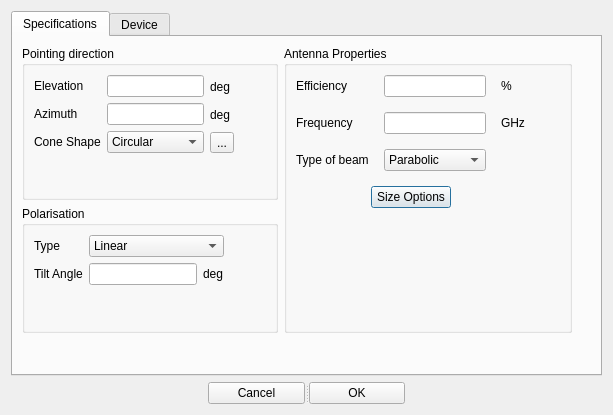
<?xml version="1.0" encoding="UTF-8"?>
<ui version="4.0">
 <class>MainCoverageGUI</class>
 <widget class="QDialog" name="MainCoverageGUI">
  <property name="geometry">
   <rect>
    <x>0</x>
    <y>0</y>
    <width>613</width>
    <height>415</height>
   </rect>
  </property>
  <property name="windowTitle">
   <string>Antenna Participant Properties</string>
  </property>
  <layout class="QVBoxLayout" name="verticalLayout_73">
   <item>
    <layout class="QVBoxLayout" name="verticalLayout_37">
     <item>
      <widget class="QTabWidget" name="tabWidget_2">
       <property name="currentIndex">
        <number>0</number>
       </property>
       <widget class="QWidget" name="SpecificationsTab">
        <attribute name="title">
         <string>Specifications</string>
        </attribute>
        <layout class="QVBoxLayout" name="verticalLayout_38">
         <item>
          <layout class="QHBoxLayout" name="horizontalLayout_21">
           <item>
            <layout class="QVBoxLayout" name="verticalLayout_39">
             <item>
              <layout class="QHBoxLayout" name="horizontalLayout_22">
               <item>
                <layout class="QVBoxLayout" name="verticalLayout_40">
                 <item>
                  <widget class="QGroupBox" name="PointingGroupBox_2">
                   <property name="title">
                    <string>Pointing direction</string>
                   </property>
                   <layout class="QVBoxLayout" name="verticalLayout_41">
                    <item>
                     <layout class="QVBoxLayout" name="verticalLayout_42">
                      <item>
                       <layout class="QHBoxLayout" name="horizontalLayout_23">
                        <item>
                         <layout class="QHBoxLayout" name="horizontalLayout_24">
                          <item>
                           <layout class="QVBoxLayout" name="verticalLayout_43">
                            <item>
                             <widget class="QLabel" name="ElevationLabel">
                              <property name="text">
                               <string>Elevation</string>
                              </property>
                             </widget>
                            </item>
                            <item>
                             <widget class="QLabel" name="AzimuthLabel">
                              <property name="text">
                               <string>Azimuth</string>
                              </property>
                             </widget>
                            </item>
                            <item>
                             <widget class="QLabel" name="ConeShapeLabel">
                              <property name="text">
                               <string>Cone Shape</string>
                              </property>
                             </widget>
                            </item>
                           </layout>
                          </item>
                          <item>
                           <layout class="QVBoxLayout" name="verticalLayout_44">
                            <property name="spacing">
                             <number>6</number>
                            </property>
                            <item>
                             <widget class="QLineEdit" name="ElLineEdit">
                              <property name="maximumSize">
                               <size>
                                <width>100</width>
                                <height>26</height>
                               </size>
                              </property>
                             </widget>
                            </item>
                            <item>
                             <widget class="QLineEdit" name="AzLineEdit">
                              <property name="maximumSize">
                               <size>
                                <width>100</width>
                                <height>26</height>
                               </size>
                              </property>
                             </widget>
                            </item>
                            <item>
                             <widget class="QComboBox" name="ConeShapeComboBox">
                              <property name="maximumSize">
                               <size>
                                <width>120</width>
                                <height>30</height>
                               </size>
                              </property>
                              <item>
                               <property name="text">
                                <string>Circular</string>
                               </property>
                              </item>
                              <item>
                               <property name="text">
                                <string>Oval</string>
                               </property>
                              </item>
                              <item>
                               <property name="text">
                                <string>Rectangular</string>
                               </property>
                              </item>
                              <item>
                               <property name="text">
                                <string>SAR</string>
                               </property>
                              </item>
                             </widget>
                            </item>
                           </layout>
                          </item>
                          <item>
                           <layout class="QVBoxLayout" name="verticalLayout_45">
                            <item>
                             <widget class="QLabel" name="DegElLabel">
                              <property name="text">
                               <string>deg</string>
                              </property>
                             </widget>
                            </item>
                            <item>
                             <widget class="QLabel" name="DegAzLable">
                              <property name="text">
                               <string>deg</string>
                              </property>
                             </widget>
                            </item>
                            <item>
                             <widget class="QToolButton" name="ConeShapeToolButton">
                              <property name="text">
                               <string>...</string>
                              </property>
                             </widget>
                            </item>
                           </layout>
                          </item>
                         </layout>
                        </item>
                        <item>
                         <spacer name="horizontalSpacer_14">
                          <property name="orientation">
                           <enum>Qt::Horizontal</enum>
                          </property>
                          <property name="sizeHint" stdset="0">
                           <size>
                            <width>40</width>
                            <height>20</height>
                           </size>
                          </property>
                         </spacer>
                        </item>
                       </layout>
                      </item>
                     </layout>
                    </item>
                    <item>
                     <spacer name="verticalSpacer_11">
                      <property name="orientation">
                       <enum>Qt::Vertical</enum>
                      </property>
                      <property name="sizeHint" stdset="0">
                       <size>
                        <width>20</width>
                        <height>40</height>
                       </size>
                      </property>
                     </spacer>
                    </item>
                   </layout>
                  </widget>
                 </item>
                 <item>
                  <widget class="QGroupBox" name="PolarisationGroupBox">
                   <property name="title">
                    <string>Polarisation</string>
                   </property>
                   <layout class="QVBoxLayout" name="verticalLayout_46">
                    <item>
                     <layout class="QVBoxLayout" name="verticalLayout_47">
                      <item>
                       <layout class="QHBoxLayout" name="horizontalLayout_25">
                        <item>
                         <layout class="QHBoxLayout" name="horizontalLayout_26">
                          <item>
                           <layout class="QVBoxLayout" name="verticalLayout_48">
                            <item>
                             <widget class="QLabel" name="TypePolLabel">
                              <property name="text">
                               <string>Type</string>
                              </property>
                             </widget>
                            </item>
                            <item>
                             <widget class="QLabel" name="TiltLabel">
                              <property name="text">
                               <string>Tilt Angle</string>
                              </property>
                             </widget>
                            </item>
                           </layout>
                          </item>
                          <item>
                           <layout class="QVBoxLayout" name="verticalLayout_49">
                            <item>
                             <widget class="QComboBox" name="PolarisationComboBox">
                              <item>
                               <property name="text">
                                <string>Linear</string>
                               </property>
                              </item>
                              <item>
                               <property name="text">
                                <string>Right Circular</string>
                               </property>
                              </item>
                              <item>
                               <property name="text">
                                <string>Left Circular</string>
                               </property>
                              </item>
                             </widget>
                            </item>
                            <item>
                             <layout class="QHBoxLayout" name="horizontalLayout_27">
                              <item>
                               <widget class="QLineEdit" name="TiltLineEdit">
                                <property name="text">
                                 <string/>
                                </property>
                               </widget>
                              </item>
                              <item>
                               <widget class="QLabel" name="DegTiltLabel">
                                <property name="text">
                                 <string>deg</string>
                                </property>
                               </widget>
                              </item>
                             </layout>
                            </item>
                           </layout>
                          </item>
                         </layout>
                        </item>
                        <item>
                         <spacer name="horizontalSpacer_16">
                          <property name="orientation">
                           <enum>Qt::Horizontal</enum>
                          </property>
                          <property name="sizeHint" stdset="0">
                           <size>
                            <width>40</width>
                            <height>20</height>
                           </size>
                          </property>
                         </spacer>
                        </item>
                       </layout>
                      </item>
                      <item>
                       <spacer name="verticalSpacer_12">
                        <property name="orientation">
                         <enum>Qt::Vertical</enum>
                        </property>
                        <property name="sizeHint" stdset="0">
                         <size>
                          <width>20</width>
                          <height>40</height>
                         </size>
                        </property>
                       </spacer>
                      </item>
                     </layout>
                    </item>
                   </layout>
                  </widget>
                 </item>
                </layout>
               </item>
               <item>
                <widget class="QGroupBox" name="AntennaPropGroupBox">
                 <property name="title">
                  <string>Antenna Properties</string>
                 </property>
                 <layout class="QHBoxLayout" name="horizontalLayout_28">
                  <item>
                   <layout class="QVBoxLayout" name="verticalLayout_50">
                    <property name="spacing">
                     <number>6</number>
                    </property>
                    <item>
                     <layout class="QHBoxLayout" name="horizontalLayout_29">
                      <property name="spacing">
                       <number>6</number>
                      </property>
                      <item>
                       <layout class="QVBoxLayout" name="verticalLayout_51">
                        <property name="spacing">
                         <number>15</number>
                        </property>
                        <item>
                         <layout class="QHBoxLayout" name="horizontalLayout_30">
                          <item>
                           <layout class="QVBoxLayout" name="verticalLayout_52">
                            <item>
                             <widget class="QLabel" name="EfficiencyLabel">
                              <property name="text">
                               <string>Efficiency </string>
                              </property>
                             </widget>
                            </item>
                            <item>
                             <widget class="QLabel" name="FrequencyLabel">
                              <property name="text">
                               <string>Frequency</string>
                              </property>
                             </widget>
                            </item>
                            <item>
                             <widget class="QLabel" name="TypeBeamLabel">
                              <property name="text">
                               <string>Type of beam</string>
                              </property>
                             </widget>
                            </item>
                           </layout>
                          </item>
                          <item>
                           <layout class="QVBoxLayout" name="verticalLayout_53">
                            <item>
                             <widget class="QLineEdit" name="EfficiencyLineEdit"/>
                            </item>
                            <item>
                             <widget class="QLineEdit" name="FrequencyLineEdit"/>
                            </item>
                            <item>
                             <widget class="QComboBox" name="TypeBeamComboBox">
                              <item>
                               <property name="text">
                                <string>Parabolic</string>
                               </property>
                              </item>
                              <item>
                               <property name="text">
                                <string>Gaussian</string>
                               </property>
                              </item>
                             </widget>
                            </item>
                           </layout>
                          </item>
                          <item>
                           <layout class="QVBoxLayout" name="verticalLayout_54">
                            <item>
                             <widget class="QLabel" name="PercentageLabel">
                              <property name="text">
                               <string>%</string>
                              </property>
                             </widget>
                            </item>
                            <item>
                             <widget class="QLabel" name="GHzFreqLabel">
                              <property name="text">
                               <string>GHz</string>
                              </property>
                             </widget>
                            </item>
                            <item>
                             <widget class="QWidget" name="widget_4" native="true"/>
                            </item>
                           </layout>
                          </item>
                         </layout>
                        </item>
                        <item>
                         <layout class="QHBoxLayout" name="horizontalLayout_31">
                          <item>
                           <spacer name="horizontalSpacer_17">
                            <property name="orientation">
                             <enum>Qt::Horizontal</enum>
                            </property>
                            <property name="sizeHint" stdset="0">
                             <size>
                              <width>40</width>
                              <height>20</height>
                             </size>
                            </property>
                           </spacer>
                          </item>
                          <item>
                           <widget class="QPushButton" name="SizeOptionsButton">
                            <property name="text">
                             <string>Size Options</string>
                            </property>
                            <property name="checkable">
                             <bool>false</bool>
                            </property>
                            <property name="checked">
                             <bool>false</bool>
                            </property>
                           </widget>
                          </item>
                          <item>
                           <spacer name="horizontalSpacer_18">
                            <property name="orientation">
                             <enum>Qt::Horizontal</enum>
                            </property>
                            <property name="sizeHint" stdset="0">
                             <size>
                              <width>40</width>
                              <height>20</height>
                             </size>
                            </property>
                           </spacer>
                          </item>
                         </layout>
                        </item>
                       </layout>
                      </item>
                      <item>
                       <spacer name="horizontalSpacer_19">
                        <property name="orientation">
                         <enum>Qt::Horizontal</enum>
                        </property>
                        <property name="sizeHint" stdset="0">
                         <size>
                          <width>40</width>
                          <height>20</height>
                         </size>
                        </property>
                       </spacer>
                      </item>
                     </layout>
                    </item>
                    <item>
                     <spacer name="verticalSpacer_13">
                      <property name="orientation">
                       <enum>Qt::Vertical</enum>
                      </property>
                      <property name="sizeHint" stdset="0">
                       <size>
                        <width>20</width>
                        <height>40</height>
                       </size>
                      </property>
                     </spacer>
                    </item>
                   </layout>
                  </item>
                 </layout>
                </widget>
               </item>
              </layout>
             </item>
             <item>
              <spacer name="verticalSpacer_14">
               <property name="orientation">
                <enum>Qt::Vertical</enum>
               </property>
               <property name="sizeHint" stdset="0">
                <size>
                 <width>20</width>
                 <height>40</height>
                </size>
               </property>
              </spacer>
             </item>
            </layout>
           </item>
           <item>
            <spacer name="horizontalSpacer_20">
             <property name="orientation">
              <enum>Qt::Horizontal</enum>
             </property>
             <property name="sizeHint" stdset="0">
              <size>
               <width>40</width>
               <height>20</height>
              </size>
             </property>
            </spacer>
           </item>
          </layout>
         </item>
        </layout>
       </widget>
       <widget class="QWidget" name="DeviceTab">
        <attribute name="title">
         <string>Device</string>
        </attribute>
        <layout class="QVBoxLayout" name="verticalLayout_55">
         <item>
          <layout class="QHBoxLayout" name="horizontalLayout_32">
           <item>
            <widget class="QGroupBox" name="Transmitter">
             <property name="title">
              <string>Transmitter</string>
             </property>
             <property name="checkable">
              <bool>true</bool>
             </property>
             <property name="checked">
              <bool>false</bool>
             </property>
             <layout class="QVBoxLayout" name="verticalLayout_56">
              <item>
               <layout class="QVBoxLayout" name="verticalLayout_57">
                <item>
                 <layout class="QVBoxLayout" name="verticalLayout_58">
                  <item>
                   <layout class="QHBoxLayout" name="horizontalLayout_33">
                    <item>
                     <spacer name="horizontalSpacer_21">
                      <property name="orientation">
                       <enum>Qt::Horizontal</enum>
                      </property>
                      <property name="sizeHint" stdset="0">
                       <size>
                        <width>40</width>
                        <height>20</height>
                       </size>
                      </property>
                     </spacer>
                    </item>
                    <item>
                     <layout class="QHBoxLayout" name="horizontalLayout_34">
                      <item>
                       <layout class="QVBoxLayout" name="verticalLayout_59">
                        <item>
                         <widget class="QLabel" name="PowerLabel">
                          <property name="text">
                           <string>Power</string>
                          </property>
                         </widget>
                        </item>
                        <item>
                         <widget class="QLabel" name="TxFeederLossLabel">
                          <property name="text">
                           <string>Feeder Loss</string>
                          </property>
                         </widget>
                        </item>
                        <item>
                         <widget class="QLabel" name="TxDepointingLossLabel">
                          <property name="text">
                           <string>Depointing Loss</string>
                          </property>
                         </widget>
                        </item>
                       </layout>
                      </item>
                      <item>
                       <layout class="QVBoxLayout" name="verticalLayout_60">
                        <item>
                         <widget class="QLineEdit" name="PowerLineEdit">
                          <property name="minimumSize">
                           <size>
                            <width>0</width>
                            <height>0</height>
                           </size>
                          </property>
                         </widget>
                        </item>
                        <item>
                         <widget class="QLineEdit" name="TxFeederLossLineEdit"/>
                        </item>
                        <item>
                         <widget class="QLineEdit" name="TxDepointingLossLineEdit"/>
                        </item>
                       </layout>
                      </item>
                      <item>
                       <layout class="QVBoxLayout" name="verticalLayout_61">
                        <item>
                         <widget class="QLabel" name="WattLabel">
                          <property name="text">
                           <string>W</string>
                          </property>
                         </widget>
                        </item>
                        <item>
                         <widget class="QLabel" name="DbTxFeederLabel">
                          <property name="text">
                           <string>dB</string>
                          </property>
                         </widget>
                        </item>
                        <item>
                         <widget class="QLabel" name="DbTxDepointingLabel">
                          <property name="text">
                           <string>dB</string>
                          </property>
                         </widget>
                        </item>
                       </layout>
                      </item>
                     </layout>
                    </item>
                    <item>
                     <spacer name="horizontalSpacer_22">
                      <property name="orientation">
                       <enum>Qt::Horizontal</enum>
                      </property>
                      <property name="sizeHint" stdset="0">
                       <size>
                        <width>40</width>
                        <height>20</height>
                       </size>
                      </property>
                     </spacer>
                    </item>
                   </layout>
                  </item>
                  <item>
                   <spacer name="verticalSpacer_15">
                    <property name="orientation">
                     <enum>Qt::Vertical</enum>
                    </property>
                    <property name="sizeHint" stdset="0">
                     <size>
                      <width>20</width>
                      <height>40</height>
                     </size>
                    </property>
                   </spacer>
                  </item>
                  <item>
                   <layout class="QVBoxLayout" name="verticalLayout_62">
                    <item>
                     <layout class="QHBoxLayout" name="horizontalLayout_35">
                      <item>
                       <spacer name="horizontalSpacer_23">
                        <property name="orientation">
                         <enum>Qt::Horizontal</enum>
                        </property>
                        <property name="sizeHint" stdset="0">
                         <size>
                          <width>40</width>
                          <height>20</height>
                         </size>
                        </property>
                       </spacer>
                      </item>
                      <item>
                       <widget class="QGroupBox" name="ModulationGroupBox">
                        <property name="title">
                         <string>Modulation</string>
                        </property>
                        <layout class="QVBoxLayout" name="verticalLayout_63">
                         <item>
                          <layout class="QVBoxLayout" name="verticalLayout_64">
                           <item>
                            <layout class="QHBoxLayout" name="horizontalLayout_36">
                             <item>
                              <spacer name="horizontalSpacer_24">
                               <property name="orientation">
                                <enum>Qt::Horizontal</enum>
                               </property>
                               <property name="sizeHint" stdset="0">
                                <size>
                                 <width>40</width>
                                 <height>20</height>
                                </size>
                               </property>
                              </spacer>
                             </item>
                             <item>
                              <layout class="QHBoxLayout" name="horizontalLayout_37">
                               <item>
                                <layout class="QVBoxLayout" name="verticalLayout_65">
                                 <item>
                                  <widget class="QLabel" name="TypeModLabel">
                                   <property name="text">
                                    <string>Type</string>
                                   </property>
                                  </widget>
                                 </item>
                                 <item>
                                  <widget class="QLabel" name="DataRateLabel">
                                   <property name="text">
                                    <string>Data Rate</string>
                                   </property>
                                  </widget>
                                 </item>
                                </layout>
                               </item>
                               <item>
                                <layout class="QVBoxLayout" name="verticalLayout_66">
                                 <item>
                                  <widget class="QComboBox" name="TypeModComboBox">
                                   <item>
                                    <property name="text">
                                     <string>BPSK</string>
                                    </property>
                                   </item>
                                   <item>
                                    <property name="text">
                                     <string>DE-BPSK</string>
                                    </property>
                                   </item>
                                   <item>
                                    <property name="text">
                                     <string>D-BPSK</string>
                                    </property>
                                   </item>
                                   <item>
                                    <property name="text">
                                     <string>QPSK</string>
                                    </property>
                                   </item>
                                   <item>
                                    <property name="text">
                                     <string>DE-QPSK</string>
                                    </property>
                                   </item>
                                   <item>
                                    <property name="text">
                                     <string>D-QPSK</string>
                                    </property>
                                   </item>
                                   <item>
                                    <property name="text">
                                     <string>OQPSK</string>
                                    </property>
                                   </item>
                                   <item>
                                    <property name="text">
                                     <string>MSK</string>
                                    </property>
                                   </item>
                                  </widget>
                                 </item>
                                 <item>
                                  <layout class="QHBoxLayout" name="horizontalLayout_38">
                                   <item>
                                    <widget class="QLineEdit" name="DataRateLineEdit"/>
                                   </item>
                                   <item>
                                    <widget class="QLabel" name="MbpsDataRateLabel">
                                     <property name="text">
                                      <string>Mbps</string>
                                     </property>
                                    </widget>
                                   </item>
                                  </layout>
                                 </item>
                                </layout>
                               </item>
                              </layout>
                             </item>
                             <item>
                              <spacer name="horizontalSpacer_25">
                               <property name="orientation">
                                <enum>Qt::Horizontal</enum>
                               </property>
                               <property name="sizeHint" stdset="0">
                                <size>
                                 <width>40</width>
                                 <height>20</height>
                                </size>
                               </property>
                              </spacer>
                             </item>
                            </layout>
                           </item>
                           <item>
                            <spacer name="verticalSpacer_16">
                             <property name="orientation">
                              <enum>Qt::Vertical</enum>
                             </property>
                             <property name="sizeHint" stdset="0">
                              <size>
                               <width>20</width>
                               <height>40</height>
                              </size>
                             </property>
                            </spacer>
                           </item>
                          </layout>
                         </item>
                        </layout>
                       </widget>
                      </item>
                      <item>
                       <spacer name="horizontalSpacer_26">
                        <property name="orientation">
                         <enum>Qt::Horizontal</enum>
                        </property>
                        <property name="sizeHint" stdset="0">
                         <size>
                          <width>40</width>
                          <height>20</height>
                         </size>
                        </property>
                       </spacer>
                      </item>
                     </layout>
                    </item>
                    <item>
                     <spacer name="verticalSpacer_17">
                      <property name="orientation">
                       <enum>Qt::Vertical</enum>
                      </property>
                      <property name="sizeHint" stdset="0">
                       <size>
                        <width>20</width>
                        <height>40</height>
                       </size>
                      </property>
                     </spacer>
                    </item>
                   </layout>
                  </item>
                 </layout>
                </item>
                <item>
                 <spacer name="verticalSpacer_18">
                  <property name="orientation">
                   <enum>Qt::Vertical</enum>
                  </property>
                  <property name="sizeHint" stdset="0">
                   <size>
                    <width>20</width>
                    <height>40</height>
                   </size>
                  </property>
                 </spacer>
                </item>
               </layout>
              </item>
             </layout>
            </widget>
           </item>
           <item>
            <layout class="QVBoxLayout" name="verticalLayout_67">
             <item>
              <widget class="QGroupBox" name="Receiver">
               <property name="autoFillBackground">
                <bool>false</bool>
               </property>
               <property name="title">
                <string>Receiver</string>
               </property>
               <property name="flat">
                <bool>false</bool>
               </property>
               <property name="checkable">
                <bool>true</bool>
               </property>
               <property name="checked">
                <bool>false</bool>
               </property>
               <layout class="QVBoxLayout" name="verticalLayout_68">
                <item>
                 <widget class="QSplitter" name="splitter_3">
                  <property name="orientation">
                   <enum>Qt::Horizontal</enum>
                  </property>
                  <widget class="QWidget" name="layoutWidget_4">
                   <layout class="QHBoxLayout" name="horizontalLayout_39">
                    <item>
                     <layout class="QVBoxLayout" name="verticalLayout_69">
                      <item>
                       <widget class="QLabel" name="SystemTempLabel">
                        <property name="text">
                         <string>System Temperature</string>
                        </property>
                       </widget>
                      </item>
                      <item>
                       <widget class="QLabel" name="RxFeederLossLabel">
                        <property name="text">
                         <string>Feeder Loss</string>
                        </property>
                       </widget>
                      </item>
                      <item>
                       <widget class="QLabel" name="RxDepointingLossLabel">
                        <property name="text">
                         <string>Depointing Loss</string>
                        </property>
                       </widget>
                      </item>
                     </layout>
                    </item>
                    <item>
                     <layout class="QVBoxLayout" name="verticalLayout_70">
                      <item>
                       <widget class="QLineEdit" name="SystemTempLineEdit">
                        <property name="minimumSize">
                         <size>
                          <width>70</width>
                          <height>0</height>
                         </size>
                        </property>
                       </widget>
                      </item>
                      <item>
                       <widget class="QLineEdit" name="RxFeederLineEdit"/>
                      </item>
                      <item>
                       <widget class="QLineEdit" name="RxDepointingLineEdit"/>
                      </item>
                     </layout>
                    </item>
                    <item>
                     <layout class="QVBoxLayout" name="verticalLayout_71">
                      <item>
                       <widget class="QLabel" name="KsystemLabel">
                        <property name="text">
                         <string>K</string>
                        </property>
                       </widget>
                      </item>
                      <item>
                       <widget class="QLabel" name="DbRxFeederLabel">
                        <property name="text">
                         <string>dB</string>
                        </property>
                       </widget>
                      </item>
                      <item>
                       <widget class="QLabel" name="DbRxDepointingLabel">
                        <property name="text">
                         <string>dB</string>
                        </property>
                       </widget>
                      </item>
                     </layout>
                    </item>
                   </layout>
                  </widget>
                  <widget class="QWidget" name="layoutWidget_5">
                   <layout class="QVBoxLayout" name="verticalLayout_72">
                    <item>
                     <widget class="QToolButton" name="SystemTempToolButton">
                      <property name="text">
                       <string>...</string>
                      </property>
                     </widget>
                    </item>
                    <item>
                     <widget class="QWidget" name="widget_5" native="true"/>
                    </item>
                    <item>
                     <widget class="QWidget" name="widget_6" native="true"/>
                    </item>
                   </layout>
                  </widget>
                 </widget>
                </item>
               </layout>
              </widget>
             </item>
             <item>
              <spacer name="verticalSpacer_19">
               <property name="orientation">
                <enum>Qt::Vertical</enum>
               </property>
               <property name="sizeHint" stdset="0">
                <size>
                 <width>20</width>
                 <height>40</height>
                </size>
               </property>
              </spacer>
             </item>
            </layout>
           </item>
          </layout>
         </item>
        </layout>
       </widget>
      </widget>
     </item>
     <item>
      <layout class="QHBoxLayout" name="horizontalLayout_40">
       <item>
        <spacer name="horizontalSpacer_27">
         <property name="orientation">
          <enum>Qt::Horizontal</enum>
         </property>
         <property name="sizeHint" stdset="0">
          <size>
           <width>40</width>
           <height>20</height>
          </size>
         </property>
        </spacer>
       </item>
       <item>
        <widget class="QSplitter" name="splitter_4">
         <property name="orientation">
          <enum>Qt::Horizontal</enum>
         </property>
         <widget class="QPushButton" name="CancelButton">
          <property name="text">
           <string>Cancel</string>
          </property>
         </widget>
         <widget class="QPushButton" name="OkButton">
          <property name="text">
           <string>OK</string>
          </property>
          <property name="autoDefault">
           <bool>false</bool>
          </property>
          <property name="default">
           <bool>false</bool>
          </property>
          <property name="flat">
           <bool>false</bool>
          </property>
         </widget>
        </widget>
       </item>
       <item>
        <spacer name="horizontalSpacer_28">
         <property name="orientation">
          <enum>Qt::Horizontal</enum>
         </property>
         <property name="sizeHint" stdset="0">
          <size>
           <width>40</width>
           <height>20</height>
          </size>
         </property>
        </spacer>
       </item>
      </layout>
     </item>
     <item>
      <spacer name="verticalSpacer_20">
       <property name="orientation">
        <enum>Qt::Vertical</enum>
       </property>
       <property name="sizeHint" stdset="0">
        <size>
         <width>20</width>
         <height>40</height>
        </size>
       </property>
      </spacer>
     </item>
    </layout>
   </item>
  </layout>
 </widget>
 <resources/>
 <connections>
  <connection>
   <sender>OkButton</sender>
   <signal>clicked()</signal>
   <receiver>MainCoverageGUI</receiver>
   <slot>accept()</slot>
   <hints>
    <hint type="sourcelabel">
     <x>385</x>
     <y>387</y>
    </hint>
    <hint type="destinationlabel">
     <x>444</x>
     <y>386</y>
    </hint>
   </hints>
  </connection>
  <connection>
   <sender>CancelButton</sender>
   <signal>clicked()</signal>
   <receiver>MainCoverageGUI</receiver>
   <slot>reject()</slot>
   <hints>
    <hint type="sourcelabel">
     <x>220</x>
     <y>390</y>
    </hint>
    <hint type="destinationlabel">
     <x>170</x>
     <y>384</y>
    </hint>
   </hints>
  </connection>
 </connections>
</ui>
